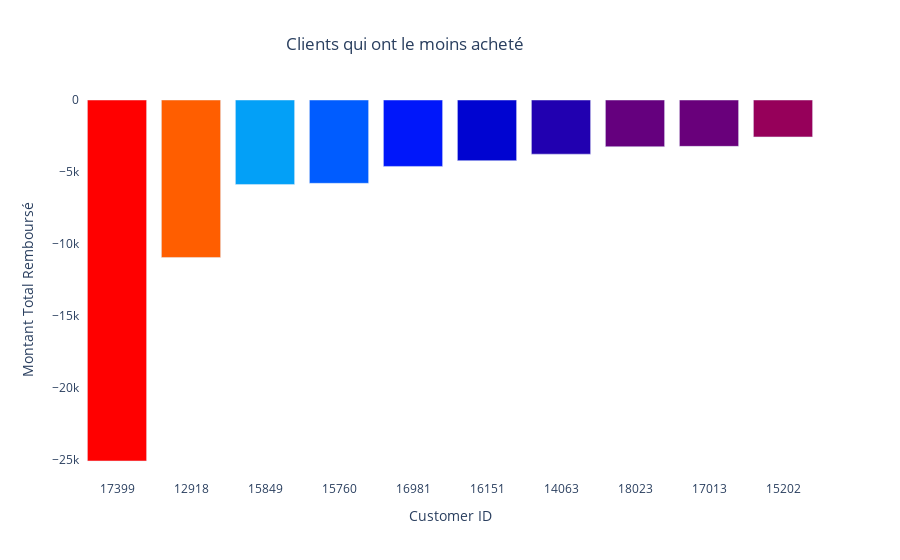

The code cell stored with this chart in its notebook:
### Markdown cell above
On peut voir que le client avec l'ID 18102 est celui qui a dépensé le plus ces deux dernières années avec près de 600k, on sait également qu'il vient du Royaume Uni.  
Parmis les 10 meilleurs clients, la plupart viennent du Royaume Uni ou d'Irlande

### Code cell
fig = go.Figure(data=[
    go.Bar(name='Clients qui ont le moins acheté', 
           x=df_customers_asc['Customer ID'].astype(str), 
           y=df_customers_asc['Total'],
           marker_opacity=1,
           hovertext=df_customers_desc['Country'],
           marker={'color': df_customers_desc['Total'],
                   'colorscale': 'Rainbow'}
          )
    ])

fig.update_layout(title='Clients qui ont le moins acheté',
                  title_x=0.45,
                  xaxis_title="Customer ID",
                  yaxis_title="Montant Total Remboursé",
                  plot_bgcolor='white')
fig.show()

### Figure 1 — Plotly figure (JSON) as saved in the notebook; plotly's stock layout.template omitted (floating-point values rounded to 4 significant figures)
{"data": [{"hovertext": ["United Kingdom", "Netherlands", "EIRE", "EIRE", "United Kingdom", "United Kingdom", "United Kingdom", "Australia", "United Kingdom", "United Kingdom"], "marker": {"color": [570400.0, 523300.0, 296100.0, 265800.0, 231400.0, 190000.0, 168500.0, 143300.0, 141500.0, 125000.0], "colorscale": [[0, "rgb(150,0,90)"], [0.125, "rgb(0,0,200)"], [0.25, "rgb(0,25,255)"], [0.375, "rgb(0,152,255)"], [0.5, "rgb(44,255,150)"], [0.625, "rgb(151,255,0)"], [0.75, "rgb(255,234,0)"], [0.875, "rgb(255,111,0)"], [1, "rgb(255,0,0)"]], "opacity": 1}, "name": "Clients qui ont le moins acheté", "type": "bar", "x": ["17399", "12918", "15849", "15760", "16981", "16151", "14063", "18023", "17013", "15202"], "y": [-25110.0, -10950.0, -5876.0, -5796.0, -4621.0, -4218.0, -3767.0, -3249.0, -3225.0, -2570.0]}], "layout": {"plot_bgcolor": "white", "title": {"text": "Clients qui ont le moins acheté", "x": 0.45}, "xaxis": {"title": {"text": "Customer ID"}}, "yaxis": {"title": {"text": "Montant Total Remboursé"}}}}
